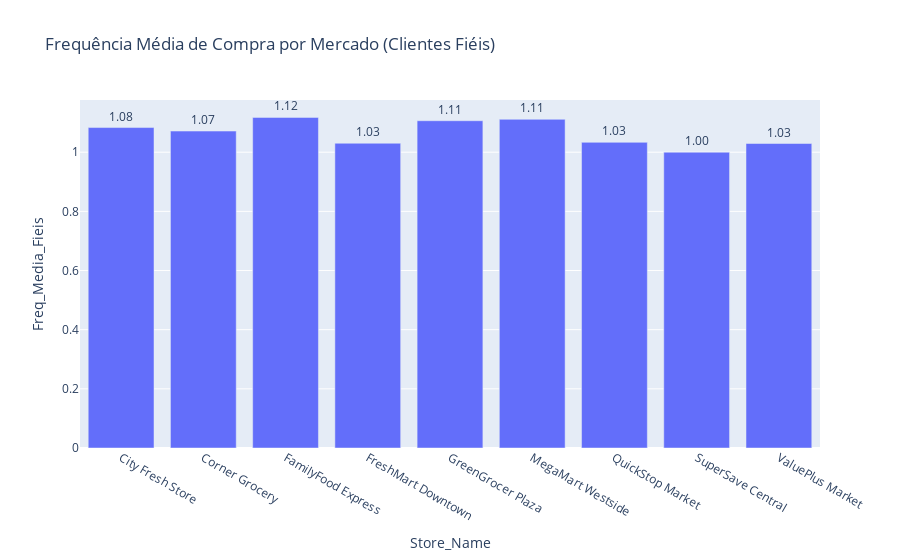

This figure's notebook cell:
### Markdown cell above
**Insights para este KPI**

Um ponto de atenção ao avaliar nesse gráfico, é o que os mercados que apresentam a menor receita e menor ticket médio,apresentam maior número de clientes ativos,isso reforça a necessidade de campanhas voltadas para fidelização de clientes.

Acredito que seja importante criar um programa de fidelidade e campanhas que incentivem o cliente a comprar mais de um produto,seguindo o exemplo a seguir.

Exemplo:Implementar campanhas de "Compre 2, Leve 3" ou "Compre e Ganhe". Outra ideia é fazer sugestões de produtos complementares no momento da compra (e.g., "Se você está levando carne, que tal adicionar um molho especial?").

O insight principal é que o alto número de clientes ativos não está se traduzindo em alta receita. Isso sugere que os clientes estão visitando o mercado, mas gastando pouco por visita. O foco não é apenas em "fidelizar", mas sim em aumentar o valor de cada transação desses clientes já fiéis.


Outro ponto a ser levado em consideração é que o FreshMart Dowtown e QuickStop Market são mercados que apresentam  ticket médio e receita total superior a alguns dos mercados avaliados.

### Code cell
compras_por_cliente = df.groupby('Customer_ID')['Transaction_Date'].count()
clientes_fieis = compras_por_cliente[compras_por_cliente > 1].index

df_fieis = df[df['Customer_ID'].isin(clientes_fieis)]

freq_media_mercado_fieis = (
    df_fieis.groupby("Store_Name")['Transaction_Date'].count() /
    df_fieis.groupby("Store_Name")['Customer_ID'].nunique()
).reset_index()

freq_media_mercado_fieis.columns = ["Store_Name", "Freq_Media_Fieis"]

fig = px.bar(
    freq_media_mercado_fieis,
    x="Store_Name",
    y="Freq_Media_Fieis",
    title="Frequência Média de Compra por Mercado (Clientes Fiéis)",
    text="Freq_Media_Fieis"
)

# 5. Ajusta o formato do texto e a posição
fig.update_traces(
    texttemplate='%{text:.2f}',
    textposition='outside'
)

fig.show()

### Figure 1 — Plotly figure (JSON) as saved in the notebook; plotly's stock layout.template omitted (floating-point values rounded to 4 significant figures)
{"data": [{"alignmentgroup": "True", "hovertemplate": "Store_Name=%{x}<br>Freq_Media_Fieis=%{text}<extra></extra>", "legendgroup": "", "marker": {"color": "#636efa", "pattern": {"shape": ""}}, "name": "", "offsetgroup": "", "orientation": "v", "showlegend": false, "text": [1.083, 1.071, 1.118, 1.03, 1.106, 1.111, 1.033, 1, 1.029], "textposition": "outside", "texttemplate": "%{text:.2f}", "type": "bar", "x": ["City Fresh Store", "Corner Grocery", "FamilyFood Express", "FreshMart Downtown", "GreenGrocer Plaza", "MegaMart Westside", "QuickStop Market", "SuperSave Central", "ValuePlus Market"], "xaxis": "x", "y": [1.083, 1.071, 1.118, 1.03, 1.106, 1.111, 1.033, 1, 1.029], "yaxis": "y"}], "layout": {"barmode": "relative", "legend": {"tracegroupgap": 0}, "title": {"text": "Frequência Média de Compra por Mercado (Clientes Fiéis)"}, "xaxis": {"anchor": "y", "domain": [0, 1], "title": {"text": "Store_Name"}}, "yaxis": {"anchor": "x", "domain": [0, 1], "title": {"text": "Freq_Media_Fieis"}}}}
